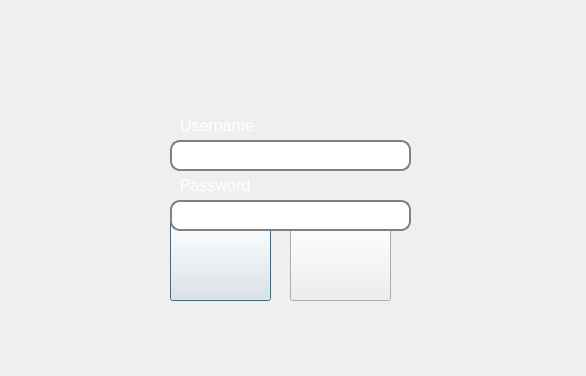
<?xml version="1.0" encoding="UTF-8"?>
<ui version="4.0">
 <class>Dialog</class>
 <widget class="QDialog" name="Dialog">
  <property name="geometry">
   <rect>
    <x>0</x>
    <y>0</y>
    <width>586</width>
    <height>376</height>
   </rect>
  </property>
  <property name="windowTitle">
   <string>山体地质灾害智能勘测系统</string>
  </property>
  <property name="styleSheet">
   <string notr="true">QDialog{border-image:url(D:/procedure/groundstation/checkin/denglu/beijing.png)}</string>
  </property>
  <widget class="QPushButton" name="pushButton">
   <property name="geometry">
    <rect>
     <x>170</x>
     <y>220</y>
     <width>101</width>
     <height>81</height>
    </rect>
   </property>
   <property name="font">
    <font>
     <family>Lucida Sans</family>
     <pointsize>14</pointsize>
     <weight>75</weight>
     <bold>true</bold>
    </font>
   </property>
   <property name="styleSheet">
    <string notr="true">QPushButton
{
border-image:url(D:/procedure/groundstation/checkin/denglu2/weichufadenglu.png);
color:white

}
QPushButton:hover { border-image:url(D:/procedure/groundstation/checkin/denglu2/chufadenglu.png) } </string>
   </property>
   <property name="text">
    <string/>
   </property>
  </widget>
  <widget class="QPushButton" name="pushButton_2">
   <property name="geometry">
    <rect>
     <x>290</x>
     <y>220</y>
     <width>101</width>
     <height>81</height>
    </rect>
   </property>
   <property name="font">
    <font>
     <family>Lucida Sans</family>
     <pointsize>14</pointsize>
     <weight>75</weight>
     <bold>true</bold>
    </font>
   </property>
   <property name="styleSheet">
    <string notr="true">QPushButton
{
border-image:url(D:/procedure/groundstation/checkin/denglu2/weichufazhuce.png);
color:white

}
QPushButton:hover { border-image:url(D:/procedure/groundstation/checkin/denglu2/chufazhuce.png) } </string>
   </property>
   <property name="text">
    <string/>
   </property>
  </widget>
  <widget class="QLineEdit" name="lineEdit">
   <property name="geometry">
    <rect>
     <x>170</x>
     <y>140</y>
     <width>241</width>
     <height>31</height>
    </rect>
   </property>
   <property name="styleSheet">
    <string notr="true">QLineEdit {
    border: 2px solid gray;
    border-radius: 10px;
    padding: 0 8px;
    background: white;
    selection-background-color: darkgray;

}</string>
   </property>
  </widget>
  <widget class="QLineEdit" name="lineEdit_2">
   <property name="geometry">
    <rect>
     <x>170</x>
     <y>200</y>
     <width>241</width>
     <height>31</height>
    </rect>
   </property>
   <property name="styleSheet">
    <string notr="true">QLineEdit {
    border: 2px solid gray;
    border-radius: 10px;
    padding: 0 8px;
    background: white;
    selection-background-color: darkgray;

}</string>
   </property>
   <property name="inputMask">
    <string/>
   </property>
   <property name="text">
    <string/>
   </property>
   <property name="echoMode">
    <enum>QLineEdit::Password</enum>
   </property>
  </widget>
  <widget class="QLabel" name="label_2">
   <property name="geometry">
    <rect>
     <x>180</x>
     <y>100</y>
     <width>101</width>
     <height>51</height>
    </rect>
   </property>
   <property name="font">
    <font>
     <family>Microsoft YaHei UI</family>
     <pointsize>12</pointsize>
    </font>
   </property>
   <property name="styleSheet">
    <string notr="true">QLabel {
color:white;

}</string>
   </property>
   <property name="text">
    <string>Username</string>
   </property>
  </widget>
  <widget class="QLabel" name="label_3">
   <property name="geometry">
    <rect>
     <x>180</x>
     <y>160</y>
     <width>101</width>
     <height>51</height>
    </rect>
   </property>
   <property name="font">
    <font>
     <family>Microsoft YaHei UI</family>
     <pointsize>12</pointsize>
    </font>
   </property>
   <property name="styleSheet">
    <string notr="true">QLabel {
color:white;

}</string>
   </property>
   <property name="text">
    <string>Password</string>
   </property>
  </widget>
  <widget class="QLabel" name="label">
   <property name="geometry">
    <rect>
     <x>20</x>
     <y>130</y>
     <width>181</width>
     <height>111</height>
    </rect>
   </property>
   <property name="styleSheet">
    <string notr="true">border-image:url(D:/procedure/groundstation/checkin/denglu/logo1.png)</string>
   </property>
   <property name="text">
    <string/>
   </property>
  </widget>
 </widget>
 <resources/>
 <connections/>
</ui>
